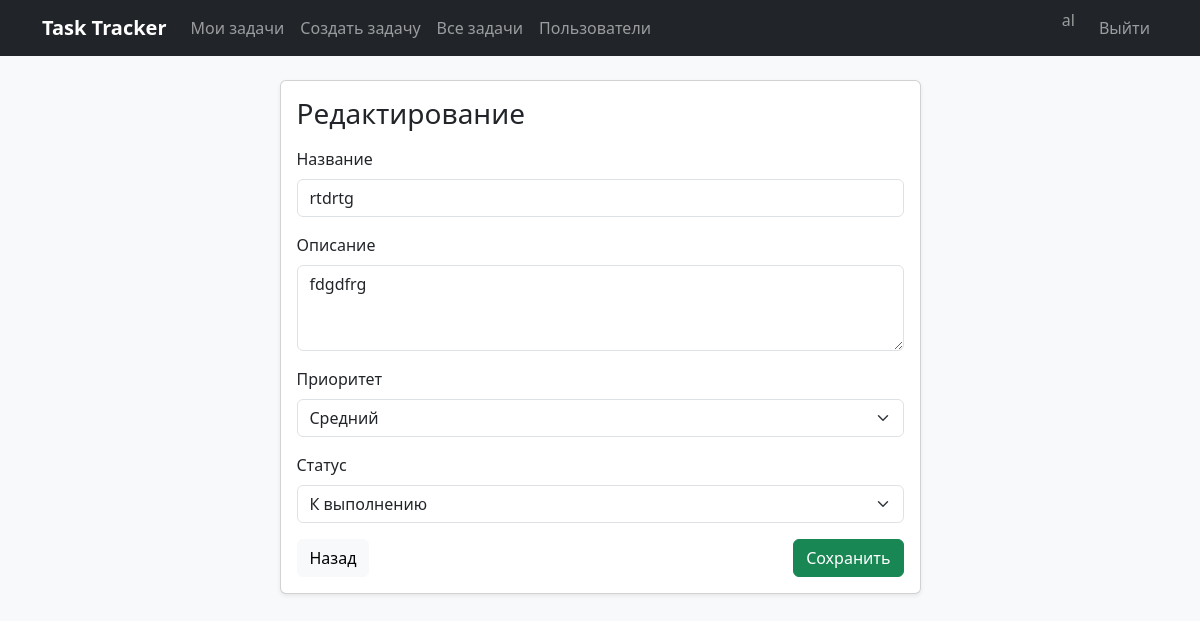
The page /tasks/4/edit/ (signed in) on the database its author committed.
### tracker/models.py (models this page shows, shortened)
class CustomUser(AbstractUser):
    username = None
    email = models.EmailField(unique=True)
    full_name = models.CharField(max_length=150)
    USERNAME_FIELD = "email"
    REQUIRED_FIELDS = ["full_name"]
    objects = CustomUserManager()

class Task(models.Model):
    PRIORITY_CHOICES = [
        ("low", "Низкий"),
        ("medium", "Средний"),
        ("high", "Высокий"),
    ]
    STATUS_CHOICES = [
        ("todo", "К выполнению"),
        ("in_progress", "В работе"),
        ("done", "Готово"),
    ]
    title = models.CharField(max_length=200)
    description = models.TextField(blank=True)
    priority = models.CharField(
        max_length=10,
        choices=PRIORITY_CHOICES,
        default="medium",
    )
    status = models.CharField(
        max_length=20,
        choices=STATUS_CHOICES,
        default="todo",
    )
    owner = models.ForeignKey(
        CustomUser,
        on_delete=models.CASCADE,
        related_name="tasks",
    )
    created_at = models.DateTimeField(auto_now_add=True)
    updated_at = models.DateTimeField(auto_now=True)
    class Meta:
        ordering = ["-updated_at"]

### tracker/views.py (the view)
# urls.py: path("tasks/<int:pk>/edit/", task_edit, name="task_edit"),
@login_required
def task_edit(request: HttpRequest, pk: int) -> HttpResponse:
    task = task_controller.get_for_owner(request.user, pk)
    if request.method == "POST":
        form = TaskForm(request.POST, instance=task)
        if form.is_valid():
            task_controller.update_from_form(form)
            messages.info(request, "Задача обновлена.")
            return redirect("dashboard")
    else:
        form = TaskForm(instance=task)
    return render(
        request,
        "tracker/task_form.html",
        {"form": form, "title": "Редактирование"},
    )

### tracker/forms.py
class TaskForm(FormStylingMixin, forms.ModelForm):
    class Meta:
        model = Task
        fields = ("title", "description", "priority", "status")
        widgets = {
            "description": forms.Textarea(attrs={"rows": 3}),
        }
    def __init__(self, *args: Any, **kwargs: Any) -> None:
        super().__init__(*args, **kwargs)
        self.fields["title"].label = "Название"
        self.fields["description"].label = "Описание"
        self.fields["priority"].label = "Приоритет"
        self.fields["status"].label = "Статус"
        self._apply_styles()

### tracker/controllers/task_controller.py (called while the page is built)
def get_for_owner(user: CustomUser, pk: int) -> Task:
    return get_object_or_404(Task, pk=pk, owner=user)

### tracker/forms.py (called while the page is built)
    def _apply_styles(self) -> None:
        for field in self.fields.values():
            css_class = (
                "form-select"
                if isinstance(field.widget, forms.Select)
                else "form-control"
            )
            existing = field.widget.attrs.get("class", "")
            field.widget.attrs["class"] = f"{existing} {css_class}".strip()

### templates/tracker/task_form.html (shortened to what this page needs)
{% extends "base.html" %}
{% block content %}
<div class="row justify-content-center">
    <div class="col-lg-7">
        <div class="card shadow-sm">
            <div class="card-body">
                <h3 class="card-title mb-3">{{ title }}</h3>
                <form method="post" novalidate>
                    {% for field in form %}
                    <div class="mb-3">
                        <label class="form-label" for="{{ field.id_for_label }}">{{ field.label }}</label>
                        {{ field }}
                    </div>
                    {% endfor %}
                    <div class="d-flex justify-content-between">
                        <a class="btn btn-light" href="{% url 'dashboard' %}">Назад</a>
                        <button class="btn btn-success" type="submit">Сохранить</button>
                    </div>
                </form>
            </div>
        </div>
    </div>
</div>
{% endblock %}

### templates/base.html (shortened to what this page needs)
{% load static %}
<!doctype html>
<html lang="ru">
<head>
    <link href="https://cdn.jsdelivr.net/npm/bootstrap@5.3.3/dist/css/bootstrap.min.css" rel="stylesheet">
    <link rel="stylesheet" href="{% static 'tracker/css/styles.css' %}">
</head>
<body class="bg-light">
<nav class="navbar navbar-expand-lg navbar-dark bg-dark mb-4">
    <div class="container">
        <a class="navbar-brand fw-semibold" href="{% url 'dashboard' %}">Task Tracker</a>
        <div class="collapse navbar-collapse" id="navbarNav">
            <ul class="navbar-nav me-auto">
                {% if user.is_authenticated %}
                <li class="nav-item"><a class="nav-link" href="{% url 'dashboard' %}">Мои задачи</a></li>
                <li class="nav-item"><a class="nav-link" href="{% url 'task_create' %}">Создать задачу</a></li>
                <li class="nav-item"><a class="nav-link" href="{% url 'tasks_list' %}">Все задачи</a></li>
                <li class="nav-item"><a class="nav-link" href="{% url 'users_list' %}">Пользователи</a></li>
                {% endif %}
            </ul>
            <ul class="navbar-nav ms-auto">
                {% if user.is_authenticated %}
                <li class="nav-item"><span class="navbar-text me-3">{{ user.full_name }}</span></li>
                <li class="nav-item"><a class="nav-link" href="{% url 'logout' %}">Выйти</a></li>
                {% else %}
                <li class="nav-item"><a class="nav-link" href="{% url 'login' %}">Вход</a></li>
                <li class="nav-item"><a class="nav-link" href="{% url 'register' %}">Регистрация</a></li>
                {% endif %}
            </ul>
        </div>
    </div>
</nav>
<div class="container pb-4">
    {% block content %}{% endblock %}
</div>
</body>
</html>

### static/tracker/css/styles.css (style rules this page uses)
body { min-height: 100vh; }

### rows shown on the page
CustomUser: full_name "al"
Task: form "rtdrtg" "fdgdfrg" "Средний" "К выполнению"

### other values the page prints
{{ title }} "Редактирование"
{{ field.label }} "Название" "Описание" "Приоритет" "Статус"
